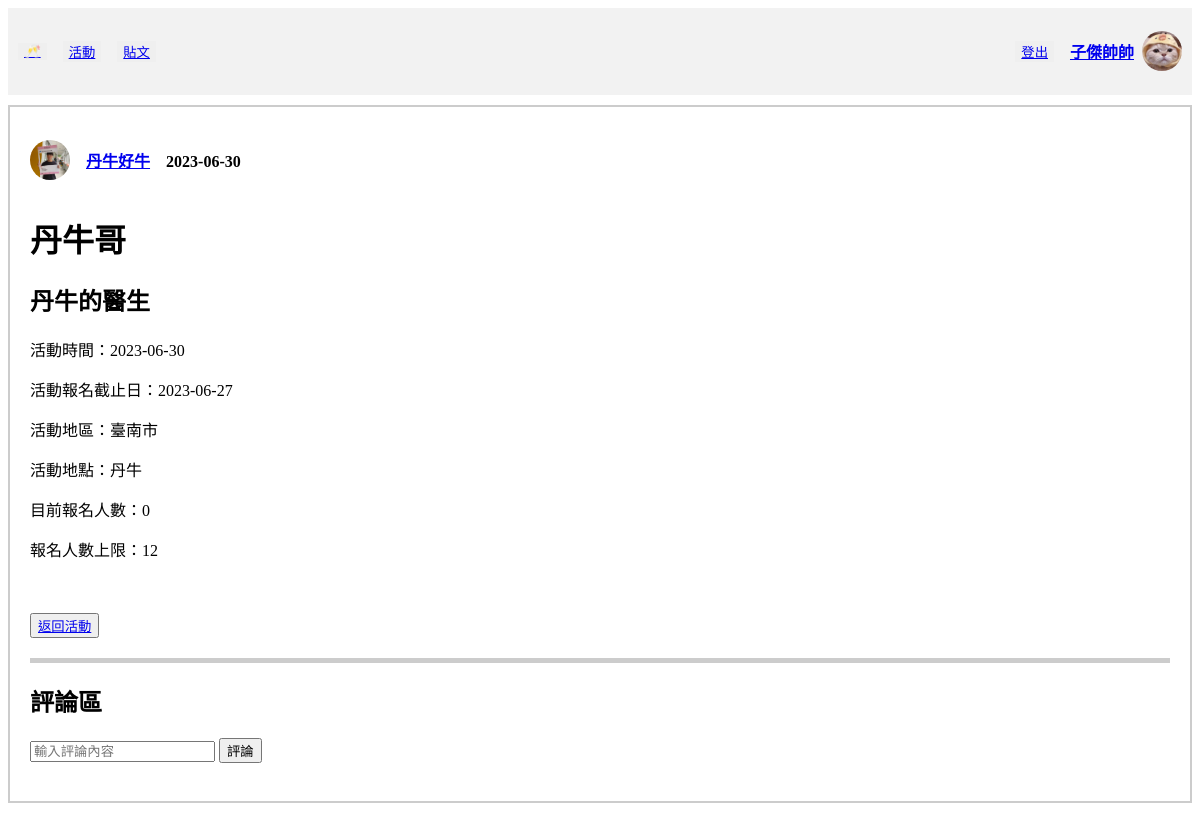
Before: /activity/activities/activity_detail/01818522-8111-456e-a4d8-f3107b1aafda (signed in) with the older database file.
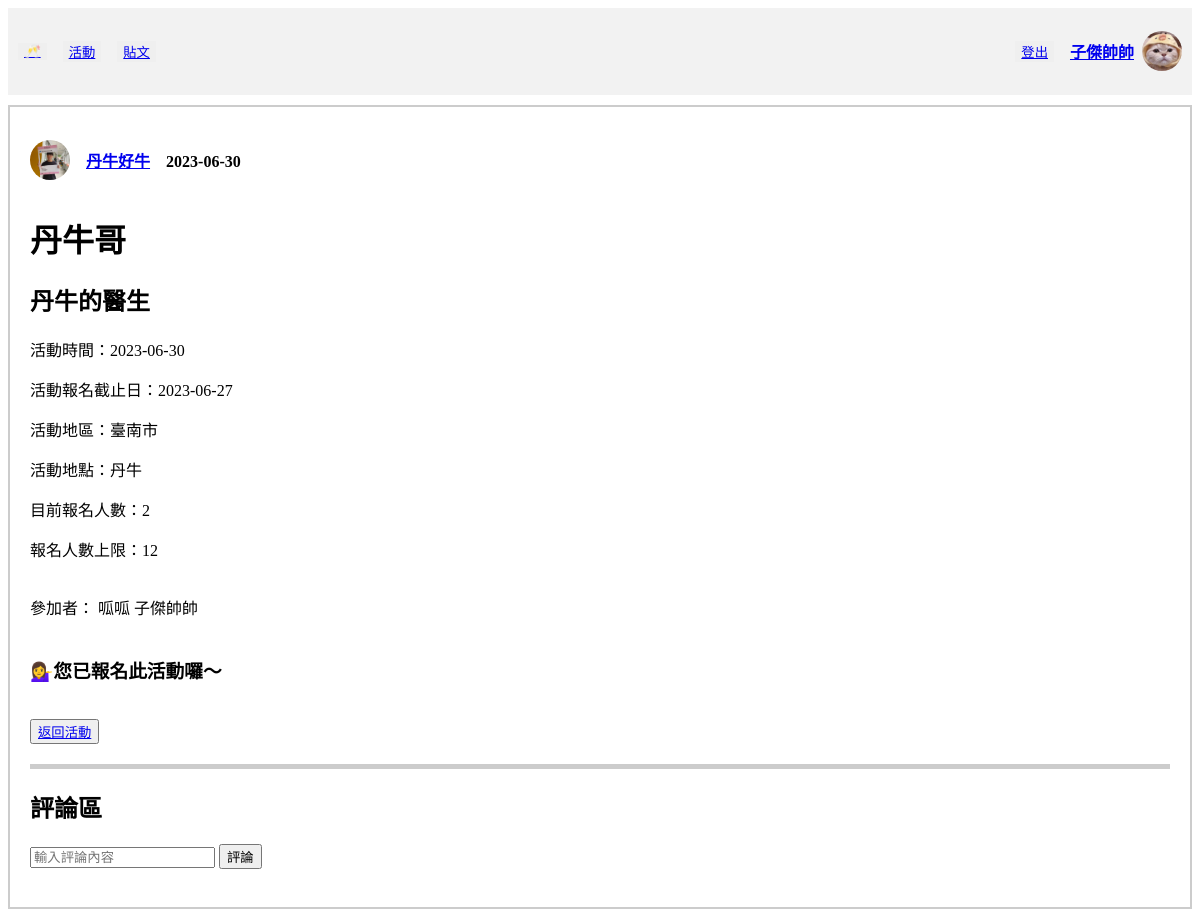
After: the same page with the newer database file.
### tables this page shows
CREATE TABLE "User" (
	"userID"	INTEGER,
	"password"	VARCHAR(10),
	"nickname"	VARCHAR(10) NOT NULL,
	"gender"	VARCHAR(1) NOT NULL,
	"birth"	TEXT,
	"cellphone"	VARCHAR(10),
	"email"	TEXT UNIQUE,
	"image" TEXT,
	PRIMARY KEY("userID" AUTOINCREMENT)
);

CREATE TABLE "Participant" (
	"participantUserID"	INTEGER,
	"participantActivityID"	VARCHAR(36),
	"score"	INTEGER,
	FOREIGN KEY("participantUserID") REFERENCES "User"("userID"),
	FOREIGN KEY("participantActivityID") REFERENCES "Activity"("activityID"),
	PRIMARY KEY("participantUserID","participantActivityID")
);

### crud/crudActivity.py (the view, shortened to what this page needs)
@activity_bp.route(
    "/activities/activity_detail/<string:activityID>", methods=["GET", "POST"]
)
def activity_detail(activityID):
    show_methed = request.args.get("show_methed")
    postDate = datetime.now().strftime("%Y-%m-%d")
    origin_user = session["userID"]
    con = sql.connect("funCrew_db.db")
    con.row_factory = sql.Row
    cur = con.cursor()
    cur.execute("SELECT nickname FROM User WHERE userID=?", (origin_user,))
    origin_username = cur.fetchone()[0]
    cur.execute("SELECT image FROM User WHERE userID=?", (origin_user,))
    origin_user_image = cur.fetchone()[0]
    cur.execute(
        "SELECT * FROM Participant WHERE participantUserID=? AND participantActivityID=?",
        (origin_user, activityID),
    )
    joint = cur.fetchone()
    cur.execute(
        "SELECT * FROM Activity, User WHERE organizerUserID=userID AND activityID=?",
        (activityID,),
    )
    activity = cur.fetchone()
    cur.execute(
        "SELECT * FROM Activity, Participant WHERE activityID=participantActivityID AND activityID=?",
        (activityID,),
    )
    participants = cur.fetchall()
    cur.execute(
        "SELECT nickname FROM User, Participant WHERE userID=participantUserID AND participantActivityID=?",
        (activityID,),
    )
    participants_menber = cur.fetchall()
    cur.execute(
        "SELECT COUNT(*) AS count_participants FROM Activity JOIN Participant ON Activity.activityID = Participant.participantActivityID WHERE Activity.activityID =?",
        (activityID,),
    )
    count_participants = cur.fetchone()
    cur.execute(
        """
        SELECT Discussion.*, User.image, User.nickname
        FROM Discussion
        INNER JOIN User ON Discussion.discussionUserID = User.userID
        WHERE discussionActivityID = ?
        ORDER BY discussionTime DESC
        """,
        (activityID,),
    )
    discussions = cur.fetchall()
    cur.execute(
        "SELECT image FROM User WHERE userID=? ", (activity["organizerUserID"],)
    )
    user_image = cur.fetchone()
    try:
        return render_template(
            "activity_detail.html",
            activity=activity,
            discussions=discussions,
            activityID=activityID,
            userID=origin_user,
            show_methed=show_methed,
            user_image=user_image,
            origin_username=origin_username,
            origin_user_image=origin_user_image,
            joint=joint,
            postDate=postDate,
            count_participants=count_participants,
            origin_user=origin_user,
            participants=participants,
            participants_menber=participants_menber,
        )
    except Exception as e:
        print(e)

### templates/activity_detail.html (shortened to what this page needs)
<!DOCTYPE html>
<html lang="zh-Hant-TW">
<head>
</head>
<body>
    <div class="header">
        <div class="header-left">
            <button class="button"><a href="/home"> 🥂 </a></button>
            <button class="button"><a href="/activity/activities/signingUp">活動</a></button>
            <button class="button"><a href="/post/posts/newest">貼文</a></button>
        </div>
        <div class="header-right">
            <button class="button"><a href="/user/logout">登出</a></button>
            <div class="user-info">
                <h4><a href="/user/personalInfo">{{ origin_username }}</a></h4></button>
                <img src="{{ url_for('static', filename='images/avatars/' + origin_user_image) }}" alt="大頭貼">
            </div>
        </div>
    </div>
    <div class="post-wrapper">
        <div class="user-info">
            <img src="{{ url_for('static', filename='images/avatars/' + user_image[0]) }}" alt="大頭貼">
            <h4>　<a href="/user/info/{{activity['organizerUserID']}}">{{ activity['nickname'] }}</a>　{{ activity['time']
                }}</h4>
        </div>
        <h1>{{ activity['title'] }}</h1>
        <h2>{{ activity['Intro'] }}</h2>
        <p>活動時間：{{ activity['time'] }}</p>
        <p>活動報名截止日：{{ activity['expireDate'] }}</p>
        <p>活動地區：{{ activity['area'] }}</p>
        <p>活動地點：{{ activity['location'] }}</p>
        <p>目前報名人數：{{ count_participants[0] }}</p>
        <p>報名人數上限：{{ activity['peopleLimited']}}</p>
        <br>
        {% if participants_menber %}
        參加者：
        {% for menber in participants_menber %}
        {{menber[0]}}
        {% endfor %}
        <br><br>
        {% endif %}
        {% for participant in participants %}
        {% if origin_user == participant['participantUserID']%}
        <h3>💁‍♀️您已報名此活動囉～</h3>
        {% endif %}
        {% endfor %}
        <br>
    <button><a href="/activity/activities/{{show_methed}}">返回活動</a></button>
    <div class="separator"></div>
    <h2>評論區</h2>
    <form action="/activity/activities/activity_detail/{{ activityID }}" method="post" required>
        <div class="input">
            <input type="text" name="content" placeholder="輸入評論內容">
            <button type="submit">評論</button>
        </div>
    </form>
    <br>
    </div>
</body>

Changed rows visible on the page:
now on one of the page's lists (row unchanged): User: nickname "子傑帥帥"
now on this page (row unchanged): User: nickname "呱呱"
added Participant: shows "💁‍♀️您已報名此活動囉～"
Other visible differences:
{{ count_participants[0] }}: "0" → "2"
text now shown: "參加者："
